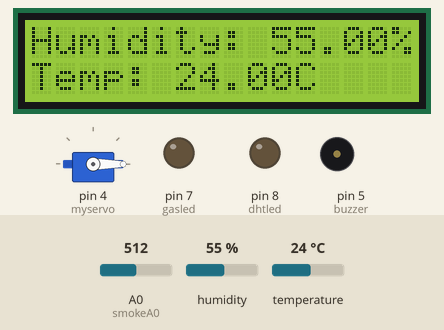
Simulated run of this sketch. Board: Arduino Uno, built with avr-gcc and run on an emulated ATmega328P. Parts: servo, 16×2 character LCD, output pins drawn as LEDs (lit = HIGH), buzzer (waves = sounding). The inputs (shaded band) are chosen by the test bench; at power-on: humidity 55 %, A0 (smokeA0) = 512, temperature 24 °C. No radio packets arrive unless stated; what the sketch prints to the serial monitor is not drawn.

Above: at 6.0 s.
6.1 s: humidity set to 22 %
17.0 s: A0 (smokeA0) set to 591
At 23.1 s:
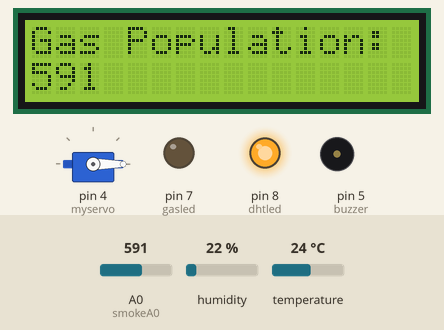
30.8 s: A0 (smokeA0) set to 616
At 40.0 s:
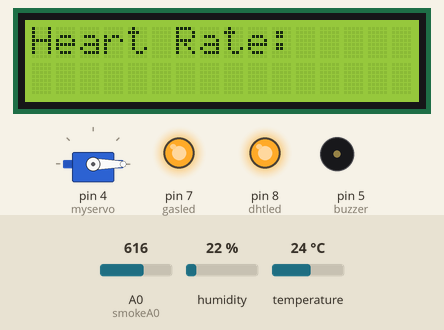
43.8 s: temperature set to 12 °C
At 44.6 s:
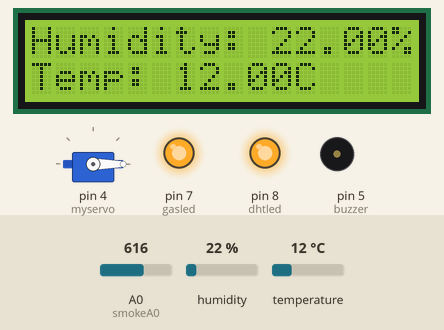
57.8 s: humidity set to 40 %
At 60.6 s:
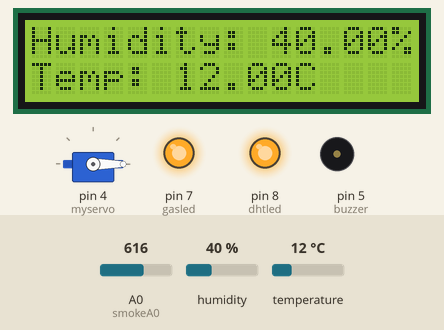
68.1 s: A0 (smokeA0) set to 590
At 80.0 s:
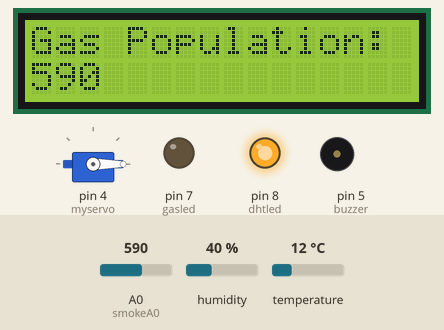
Timing chart, 0 to 81.5 s (numbered marks = the images above; inputs shaded):
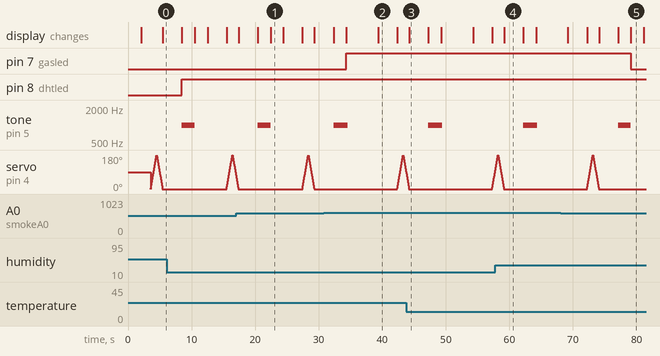

The sketch:

Box_Code.ino
```cpp
 //Libraries
#include "dht.h"
#include <PulseSensorPlayground.h> // Includes the PulseSensorPlayground Library.
#include <SPI.h>
#include "printf.h"
#include "RF24.h"
#include <Wire.h>
#include <Servo.h>
#include <LiquidCrystal_I2C.h>
//PINS
int gasled= 7;
int dhtled = 8;
int pos = 0;    // variable to store the servo position

int buzzer = 5;
int sensorThres = 600;
#define dht_apin A3 // Analog Pin sensor is connected to
int smokeA0 = A0;
RF24 radio(9, 10);
const byte address[6] = "00001";
dht DHT;
Servo myservo;  // create servo object to control a servo
LiquidCrystal_I2C lcd(0x27, 16, 2);

void setup(){
    myservo.attach(4);
    lcd.begin();
  lcd.backlight();
  lcd.clear();
  lcd.setCursor(3,0);
  lcd.print("Behind You");
  delay(2000);
  lcd.clear();
pinMode(smokeA0, INPUT);
pinMode(gasled,OUTPUT);
pinMode(dhtled,OUTPUT);
Serial.begin(9600);
delay(500);//Delay to let system boot
Serial.println("DHT11 Humidity & temperature Sensor\n\n");
delay(1000);//Wait before accessing Sensor
  radio.begin();
  radio.openReadingPipe(0, address);
  radio.setPALevel(RF24_PA_MIN);
  radio.startListening();

}//end "setup()"

void loop(){
  for (pos = 0; pos <= 180; pos += 1) { // goes from 0 degrees to 180 degrees
    // in steps of 1 degree
    myservo.write(pos);
    delay(5); }// tell servo to go to position in variable 'pos'  }
  for (pos = 180; pos >= 0; pos -= 1) { // goes from 180 degrees to 0 degrees
    myservo.write(pos);              // tell servo to go to position in variable 'pos'
    delay(5);  }
dhtsensor();
gasSensor();
pulse();
Serial.print("250");
}


//DHT sensor
void dhtsensor(){
DHT.read11(dht_apin);
lcd.setCursor(0,0);
lcd.print("Humidity: ");
lcd.print(DHT.humidity);
lcd.print("%");
lcd.setCursor(0,1);
lcd.print("Temp: ");
lcd.print(DHT.temperature);
lcd.print("C");
delay(3000);
lcd.clear();

if(DHT.temperature>35||DHT.temperature<20||DHT.humidity<75||DHT.humidity>85)
{
tone(buzzer,1000);
digitalWrite(dhtled,HIGH);
delay(2000);
}
}

//Gas Sensor
void gasSensor(){
int analogSensor = analogRead(smokeA0);
lcd.setCursor(0,0);
lcd.print("Gas Population:");
lcd.setCursor(0,1);
lcd.print(analogSensor);
if (analogSensor > sensorThres)
{
digitalWrite(gasled, HIGH);
tone(buzzer, 1000, 200);
delay(3000);
}
else
{
digitalWrite(gasled, LOW);
noTone(buzzer);
}
delay(2000);
lcd.clear();
}
void pulse(){

int value= "";

lcd.setCursor(0,0);
lcd.print("Heart Rate: ");
  radio.read(&value, sizeof(value));
delay(3000);
lcd.clear();
}
```

Measured:
- the behaviour switches between 600 and 601 on A0 (smokeA0) (found by bisection; images 1 and 2)
- after the input at 30.8 s, pin 7 (gasled): LOW → HIGH after 3.6 s
- after the input at 68.1 s, pin 7 (gasled): HIGH → LOW after 11.0 s
- what the display in image 1 shows lasts 2.0 s, from 22.4 s to 24.4 s
- what the display in image 2 shows lasts 3.0 s, from 39.4 s to 42.4 s
